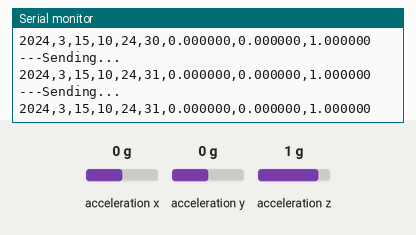
Simulated run of this sketch. Board: ESP32. Parts: the last lines printed to the serial monitor. The test bench sets the inputs (shaded band); at power-on: acceleration x 0 g, acceleration y 0 g, acceleration z 1 g. The local clock reads 2024-03-15 10:24:30 at power-on unless the sketch sets it; nothing arrives over Bluetooth unless stated.

Above: at 1.2 s.
1.3 s: acceleration x set to -1.4 g
At 1.33 s:
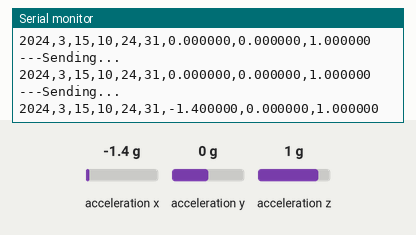
2.8 s: acceleration y set to -1.4 g
At 2.85 s:
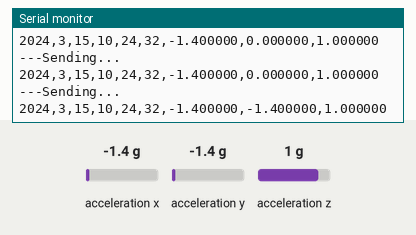
4.3 s: acceleration z set to -1.4 g
At 4.37 s:
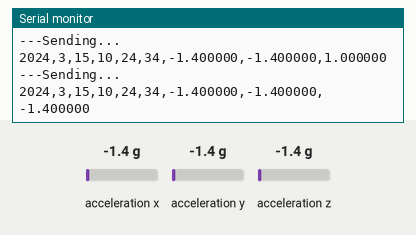
Timing chart, 0 to 7.3 s (numbered marks = the images above; inputs shaded):
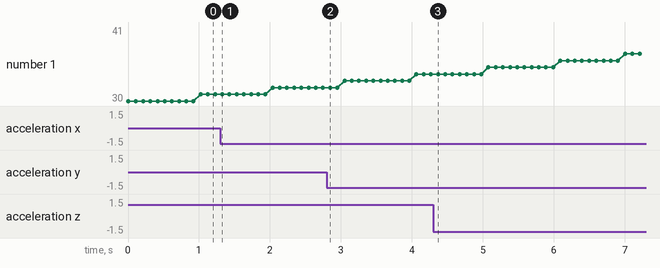

The sketch:

broadcast.ino
```cpp
#include <Wire.h>
#include <SparkFunLSM6DS3.h>
#include <DS3232RTC.h>      // https://github.com/JChristensen/DS3232RTC
#include <BluetoothSerial.h>

#define LSM6DS3_ADDR 0x6B

LSM6DS3 imu;
BluetoothSerial SerialBT;
DS3232RTC myRTC;

// The RTC module is reset at every boot.
// The data processing client would need to
// handle setting a time offset from epoch,
// take note of when the first transmission was
// received, and apply that as an offset.

void printDigits(int digits)
{
    // utility function for digital clock display: prints preceding colon and leading 0
    Serial.print(':');
    if(digits < 10)
        Serial.print('0');
    Serial.print(digits);
}

void setup() {
  Wire.begin();
  Serial.begin(115200);

  myRTC.begin();
  setSyncProvider(myRTC.get);   // Get time from RTC

  Serial.println(" > RTC has set the system time. Time is:");
  Serial.print(hour());
  printDigits(minute());
  printDigits(second());

  Serial.println(" > Initializing serialBT:");
  SerialBT.begin("ESP32"); // Set name

  Serial.println(" > Starting IMU:");
  Serial.println(imu.begin());

  Serial.println(" >>> Setup complete.");
}

void loop() {

  float ax = imu.readFloatAccelX();
  float ay = imu.readFloatAccelY();
  float az = imu.readFloatAccelZ();

  // Prepare the data in CSV format
  String data = String(year()) + "," + String(month()) + "," + String(day()) + "," + String(hour()) + "," + String(minute()) + "," + String(second()) + "," + String(ax, 6) + "," + String(ay, 6) + "," + String(az, 6);

  // Serial.println(data);

  if (SerialBT.connected()) {
    Serial.println("---Sending...");\
    Serial.println(data);
    SerialBT.println(data);
    delay(100); // Adjust the delay, set at 10/s
  }
}
```

Measured:
- after the input at 1.3 s, the serial monitor: prints a new line at once (image 1)
- after the input at 2.8 s, the serial monitor: prints a new line after 0.05 s (image 2)
- after the input at 4.3 s, the serial monitor: prints a new line after 0.07 s (image 3)
